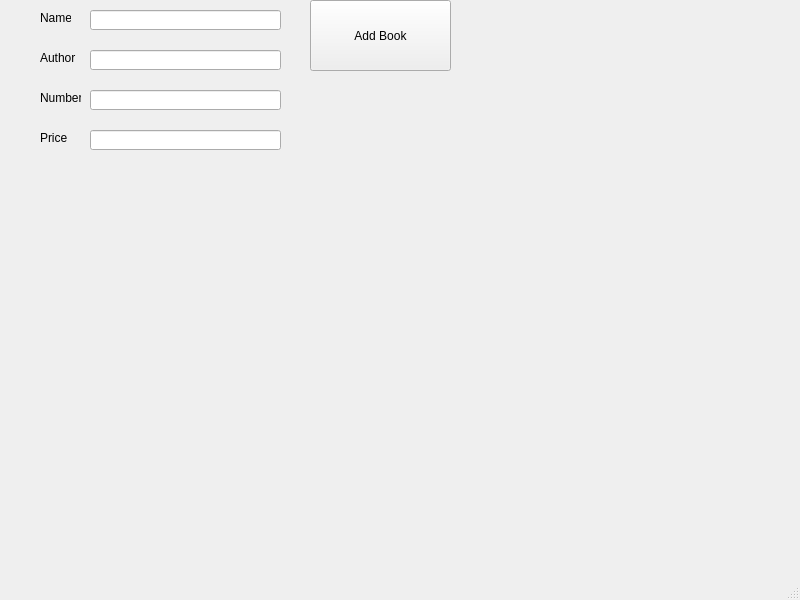
<?xml version="1.0" encoding="UTF-8"?>
<ui version="4.0">
 <class>MainWindow</class>
 <widget class="QMainWindow" name="MainWindow">
  <property name="geometry">
   <rect>
    <x>0</x>
    <y>0</y>
    <width>800</width>
    <height>600</height>
   </rect>
  </property>
  <property name="windowTitle">
   <string>MainWindow</string>
  </property>
  <widget class="QWidget" name="centralwidget">
   <widget class="QPushButton" name="btn_add_book">
    <property name="geometry">
     <rect>
      <x>310</x>
      <y>0</y>
      <width>141</width>
      <height>71</height>
     </rect>
    </property>
    <property name="text">
     <string>Add Book</string>
    </property>
   </widget>
   <widget class="QLabel" name="label">
    <property name="geometry">
     <rect>
      <x>40</x>
      <y>10</y>
      <width>31</width>
      <height>16</height>
     </rect>
    </property>
    <property name="text">
     <string>Name</string>
    </property>
   </widget>
   <widget class="QLineEdit" name="le_name">
    <property name="geometry">
     <rect>
      <x>90</x>
      <y>10</y>
      <width>191</width>
      <height>20</height>
     </rect>
    </property>
   </widget>
   <widget class="QLineEdit" name="le_author">
    <property name="geometry">
     <rect>
      <x>90</x>
      <y>50</y>
      <width>191</width>
      <height>20</height>
     </rect>
    </property>
   </widget>
   <widget class="QLabel" name="label_2">
    <property name="geometry">
     <rect>
      <x>40</x>
      <y>50</y>
      <width>41</width>
      <height>16</height>
     </rect>
    </property>
    <property name="text">
     <string>Author</string>
    </property>
   </widget>
   <widget class="QLabel" name="label_3">
    <property name="geometry">
     <rect>
      <x>40</x>
      <y>130</y>
      <width>41</width>
      <height>16</height>
     </rect>
    </property>
    <property name="text">
     <string>Price</string>
    </property>
   </widget>
   <widget class="QLineEdit" name="le_price">
    <property name="geometry">
     <rect>
      <x>90</x>
      <y>130</y>
      <width>191</width>
      <height>20</height>
     </rect>
    </property>
   </widget>
   <widget class="QLabel" name="label_4">
    <property name="geometry">
     <rect>
      <x>40</x>
      <y>90</y>
      <width>41</width>
      <height>16</height>
     </rect>
    </property>
    <property name="text">
     <string>Number</string>
    </property>
   </widget>
   <widget class="QLineEdit" name="le_number">
    <property name="geometry">
     <rect>
      <x>90</x>
      <y>90</y>
      <width>191</width>
      <height>20</height>
     </rect>
    </property>
   </widget>
  </widget>
  <widget class="QMenuBar" name="menubar">
   <property name="geometry">
    <rect>
     <x>0</x>
     <y>0</y>
     <width>800</width>
     <height>21</height>
    </rect>
   </property>
  </widget>
  <widget class="QStatusBar" name="statusbar"/>
 </widget>
 <resources/>
 <connections/>
</ui>
